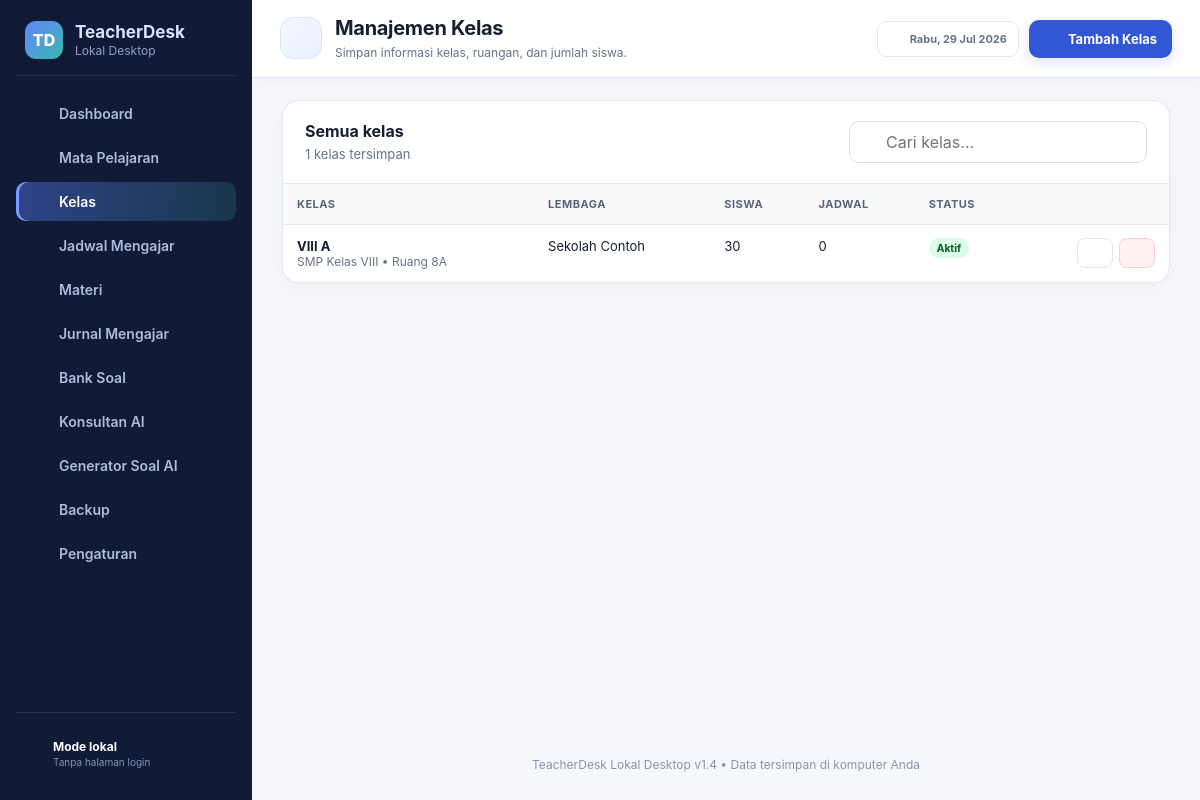
Page /index.php?page=classes on the committed database.
### tables this page shows
CREATE TABLE IF NOT EXISTS classes (
    id BIGINT UNSIGNED AUTO_INCREMENT PRIMARY KEY,
    name VARCHAR(100) NOT NULL,
    grade_level VARCHAR(120) NOT NULL,
    institution VARCHAR(190) NULL,
    room VARCHAR(100) NULL,
    student_count INT UNSIGNED NOT NULL DEFAULT 0,
    notes TEXT NULL,
    status ENUM('active','archived') NOT NULL DEFAULT 'active',
    created_at TIMESTAMP DEFAULT CURRENT_TIMESTAMP,
    updated_at TIMESTAMP DEFAULT CURRENT_TIMESTAMP ON UPDATE CURRENT_TIMESTAMP,
    INDEX idx_class_status (status),
    INDEX idx_class_name (name)
);

### index.php (called while the page is built, shortened)
<?php
$page = $_GET['page'] ?? 'dashboard';
require __DIR__ . '/includes/header.php';
require __DIR__ . '/includes/sidebar.php';
require __DIR__ . '/pages/' . $page . '.php';
require __DIR__ . '/includes/footer.php';

### pages/classes.php (the view, shortened to what this page needs)
<?php
$classes=$db->query('SELECT c.*,(SELECT COUNT(*) FROM schedules s WHERE s.class_id=c.id) schedule_count FROM classes c ORDER BY c.status,c.name')->fetchAll();
?>
<section class="card mt-3"><div class="card-header"><div><h2>Semua kelas</h2><p><?= count($classes) ?> kelas tersimpan</p></div><div class="search-box"><?= icon('search',17) ?><input class="form-control" placeholder="Cari kelas..." data-filter-table="#class-table"></div></div><div class="table-wrap"><table class="data-table" id="class-table"><thead><tr><th>Kelas</th><th>Lembaga</th><th>Siswa</th><th>Jadwal</th><th>Status</th><th></th></tr></thead><tbody><?php foreach($classes as $item): ?><tr><td><strong><?= e($item['name']) ?></strong><div class="muted text-sm"><?= e($item['grade_level']) ?><?= $item['room']?' • '.e($item['room']):'' ?></div></td><td><?= e($item['institution']?:'-') ?></td><td><?= (int)$item['student_count'] ?></td><td><?= (int)$item['schedule_count'] ?></td><td><?= status_badge($item['status']) ?></td><td><div class="actions"><a class="btn btn-secondary btn-sm" href="<?= url('classes',['edit'=>$item['id']]) ?>"><?= icon('edit',14) ?></a><form method="post" data-confirm="Hapus kelas ini?"><?= csrf_field() ?><input type="hidden" name="action" value="delete_class"><input type="hidden" name="id" value="<?= $item['id'] ?>"><button class="btn btn-danger btn-sm"><?= icon('trash',14) ?></button></form></div></td></tr><?php endforeach; ?><?php if(!$classes): ?><tr><td colspan="6"><div class="empty-state"><h3>Belum ada kelas</h3><p>Tambahkan kelas untuk membuat jadwal mengajar.</p></div></td></tr><?php endif; ?></tbody></table></div></section>

### app/helpers.php (shortened to what this page needs)
<?php
function e(?string $value): string
{
    return htmlspecialchars((string) $value, ENT_QUOTES, 'UTF-8');
}
function url(string $page = 'dashboard', array $params = []): string
{
    $params = array_merge(['page' => $page], $params);
    return 'index.php?' . http_build_query($params);
}
function status_badge(string $status): string
{
    $labels = [
        'active' => 'Aktif', 'archived' => 'Arsip', 'planned' => 'Direncanakan',
        'in_progress' => 'Berjalan', 'completed' => 'Selesai', 'scheduled' => 'Terjadwal',
        'done' => 'Terlaksana', 'postponed' => 'Ditunda', 'cancelled' => 'Dibatalkan',
        'assignment' => 'Diganti Tugas', 'draft' => 'Draf', 'reviewed' => 'Ditinjau',
        'approved' => 'Disetujui', 'rejected' => 'Ditolak',
    ];
    $class = match ($status) {
        'active', 'done', 'completed', 'approved' => 'success',
        'in_progress', 'reviewed' => 'info',
        'postponed', 'assignment', 'planned', 'scheduled', 'draft' => 'warning',
        'cancelled', 'rejected' => 'danger',
        default => 'neutral',
    };
    return '<span class="badge badge-' . $class . '">' . e($labels[$status] ?? ucfirst($status)) . '</span>';
}
function icon(string $name, int $size = 20): string
{
    $body = $paths[$name] ?? $paths['file'];
    return '<svg class="icon" width="' . $size . '" height="' . $size . '" viewBox="0 0 24 24" fill="none" stroke="currentColor" stroke-width="2" stroke-linecap="round" stroke-linejoin="round" aria-hidden="true">' . $body . '</svg>';
}

### assets/css/app.css (style rules this page uses)
:root { --primary:#3157d5;--primary-dark:#2443a9;--primary-soft:#eef2ff;--accent:#0d9488; --bg:#f5f7fb;--surface:#fff;--surface-2:#f8fafc;--text:#172033;--muted:#68738a; --border:#e3e8f0;--danger:#c9364b;--warning:#a76500;--success:#15803d;--info:#0369a1; --shadow:0 10px 30px rgba(25,40,75,.08);--radius:16px;--sidebar:252px; }
* { box-sizing:border-box }
html { font-family:Inter,ui-sans-serif,system-ui,-apple-system,"Segoe UI",sans-serif;color:var(--text);background:var(--bg) }
body { margin:0;min-height:100vh;min-width:1200px }
a { color:inherit;text-decoration:none }
button,input,select,textarea { font:inherit }
button { cursor:pointer }
.icon { flex:0 0 auto }
.card { background:var(--surface);border:1px solid var(--border);border-radius:var(--radius);box-shadow:0 4px 16px rgba(24,35,63,.035) }
.card-header { display:flex;align-items:flex-start;justify-content:space-between;gap:16px;padding:20px 22px;border-bottom:1px solid var(--border) }
.card-header h2,.card-header h3 { margin:0;font-size:16px }
.card-header p { margin:5px 0 0;color:var(--muted);font-size:13px }
.btn { border:1px solid transparent;border-radius:10px;padding:9px 14px;font-weight:700;font-size:13px;display:inline-flex;align-items:center;justify-content:center;gap:8px;transition:.18s;white-space:nowrap }
.btn-secondary { background:#fff;border-color:var(--border);color:var(--text) }
.btn-danger { background:#fff1f2;border-color:#fecdd3;color:var(--danger) }
.btn-sm { padding:7px 10px;font-size:12px;border-radius:8px }
.form-control { width:100%;border:1px solid #d6ddea;border-radius:10px;background:#fff;color:var(--text);padding:10px 12px;outline:none;transition:.15s }
.search-box { position:relative;min-width:230px }
.search-box .icon { position:absolute;left:11px;top:50%;transform:translateY(-50%);color:#8290aa }
.search-box input { padding-left:36px }
.table-wrap { overflow:auto }
.data-table { width:100%;border-collapse:collapse;min-width:720px }
.data-table th,.data-table td { text-align:left;padding:13px 14px;border-bottom:1px solid var(--border);font-size:13px;vertical-align:top }
.data-table th { background:#f8fafc;color:#59647a;font-size:11px;text-transform:uppercase;letter-spacing:.045em;white-space:nowrap }
.data-table tr:last-child td { border-bottom:0 }
.actions { display:flex;gap:6px;justify-content:flex-end }
.badge { display:inline-flex;align-items:center;border-radius:999px;padding:4px 8px;font-size:10px;font-weight:800 }
.badge-success { background:#dcfce7;color:#166534 }
.muted { color:var(--muted) }
.text-sm { font-size:12px }
.mt-3 { margin-top:20px }

### assets/css/page-layout.css (style rules this page uses)
.topbar--page .topbar-date .icon { color: var(--primary); }
.content--standard > .section-title + .card.mt-3 { margin-top: 0; }

### rows in the picture
classes: name "VIII A", grade_level "SMP Kelas VIII", room "Ruang 8A", institution "Sekolah Contoh", student_count "30", schedule_count "0", status "Aktif", $size 14 (drawn)

### other values in the picture
$label "Dashboard"
$label "Mata Pelajaran"
$label "Kelas"
$label "Jadwal Mengajar"
$label "Materi"
$label "Jurnal Mengajar"
$label "Bank Soal"
$label "Konsultan AI"
$label "Generator Soal AI"
$label "Backup"
$label "Pengaturan"
$currentMeta['title'] "Manajemen Kelas"
$currentMeta['subtitle'] "Simpan informasi kelas, ruangan, dan jumlah siswa."
$currentMeta['action']['label'] "Tambah Kelas"
count($classes) "1"
